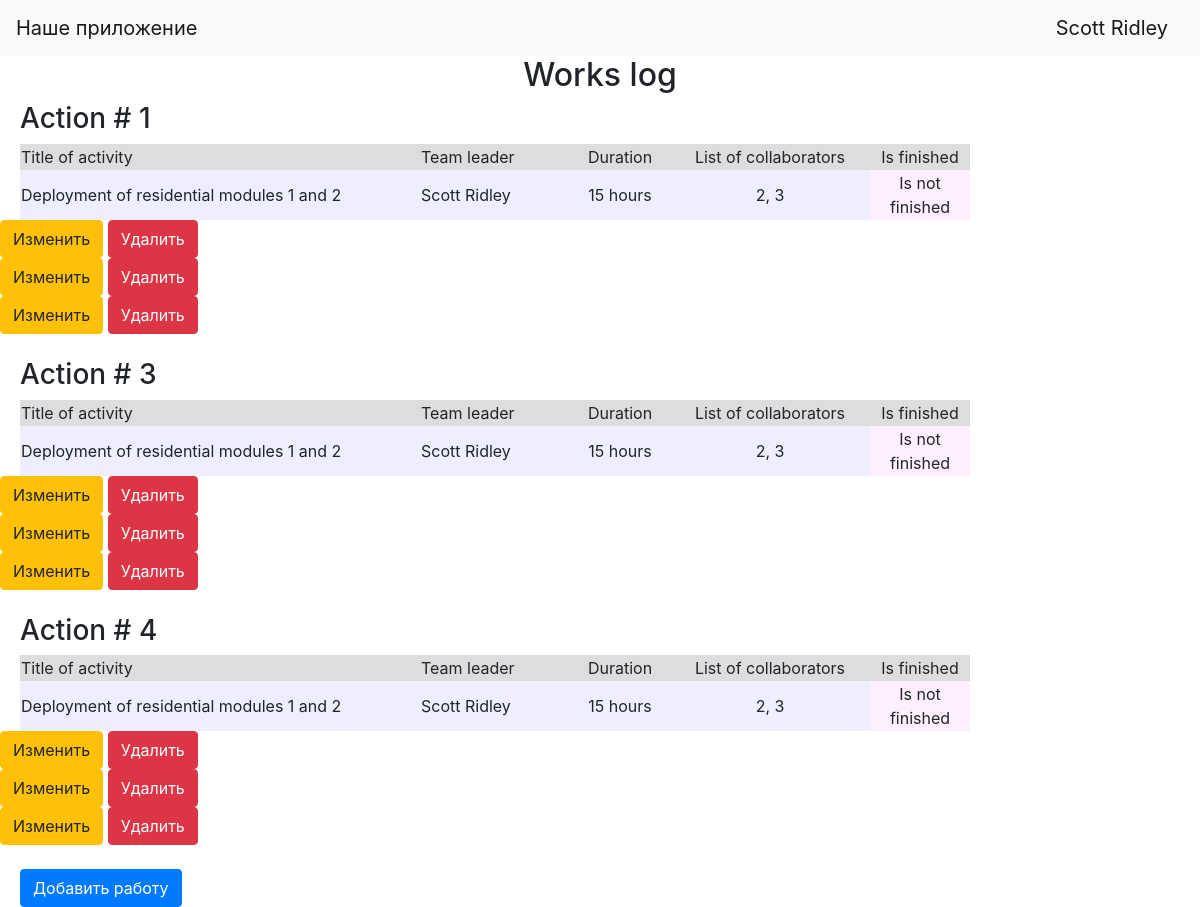
The page / (signed in) on the database its author committed.
### data/users.py (models this page shows, shortened)
class User(SqlAlchemyBase, UserMixin, SerializerMixin):
    __tablename__ = 'users'
    id = sqlalchemy.Column(sqlalchemy.Integer,
                           primary_key=True, autoincrement=True)
    surname = sqlalchemy.Column(sqlalchemy.String, nullable=True)
    name = sqlalchemy.Column(sqlalchemy.String, nullable=True)
    age = sqlalchemy.Column(sqlalchemy.Integer, nullable=True)
    position = sqlalchemy.Column(sqlalchemy.String, nullable=True)
    speciality = sqlalchemy.Column(sqlalchemy.String, nullable=True)
    address = sqlalchemy.Column(sqlalchemy.String, nullable=True)
    email = sqlalchemy.Column(sqlalchemy.String,
                              index=True, unique=True, nullable=True)
    hashed_password = sqlalchemy.Column(sqlalchemy.String, nullable=True)
    modified_date = sqlalchemy.Column(sqlalchemy.DateTime)
    jobs = orm.relationship("Jobs", back_populates='user')

### data/jobs.py (models this page shows, shortened)
class Jobs(SqlAlchemyBase, UserMixin, SerializerMixin):
    __tablename__ = 'jobs'
    id = sqlalchemy.Column(sqlalchemy.Integer,
                           primary_key=True, autoincrement=True)
    team_leader = sqlalchemy.Column(sqlalchemy.Integer, sqlalchemy.ForeignKey("users.id"))
    job = sqlalchemy.Column(sqlalchemy.String, nullable=True)
    work_size = sqlalchemy.Column(sqlalchemy.Integer, nullable=True)
    collaborators = sqlalchemy.Column(sqlalchemy.String, nullable=True)
    start_date = sqlalchemy.Column(sqlalchemy.DateTime, nullable=True)
    end_date = sqlalchemy.Column(sqlalchemy.DateTime, nullable=True)
    is_finished = sqlalchemy.Column(sqlalchemy.Boolean)
    user = orm.relationship('User')

### main.py (the view)
@app.route('/')
def index():
    db_sess = db_session.create_session()
    jobs = db_sess.query(Jobs).all()
    users = db_sess.query(User).all()
    names = {name.id: (name.surname, name.name) for name in users}
    return render_template("index.html", jobs=jobs, names=names)

### data/db_session.py (called while the page is built)
def create_session() -> Session:
    global __factory
    return __factory()

### main.py (called while the page is built)
@login_manager.user_loader
def load_user(user_id):
    db_sess = db_session.create_session()
    return db_sess.query(User).get(user_id)

### templates/index.html (shortened to what this page needs)
{% extends "base.html" %}
{% block content %}
<h2 align="center">Works log</h2>
{% for job in jobs %}
<h3>Action # {{ job.id }}</h3>
<div class="table_container">
    <table class="my_table">
        <tr class="my_row">
            <td class="title" width="400px" bgcolor="#dddddd">Title of activity</td>
            <td class="title" width="150px" bgcolor="#dddddd">Team leader</td>
            <td class="title" width="100px" bgcolor="#dddddd" align="center">Duration</td>
            <td class="title" width="200px" bgcolor="#dddddd" align="center">List of collaborators</td>
            <td class="title" width="100px" bgcolor="#dddddd" align="center">Is finished</td>
        </tr>
        <tr class="my_row">
            <td class="ordinary" bgcolor="#eeeeff">{{ job.job.capitalize() }}</td>
            <td class="ordinary" bgcolor="#eeeeff">{{ names[job.team_leader][0] }} {{ names[job.team_leader][1] }}</td>
            <td class="ordinary" bgcolor="#eeeeff" align="center">{{ job.work_size }} hours</td>
            <td class="ordinary" bgcolor="#eeeeff" align="center">{{ job.collaborators }}</td>
            {% if job.is_finished %}
            <td class="ordinary" bgcolor="#eeffee" align="center">Finished</td>
            {% else %}
            <td class="ordinary" bgcolor="#ffeeff" align="center">Is not finished</td>
            {% endif %}
        </tr>
    </table>
    {% for item in jobs %}
    {% if current_user.is_authenticated and current_user == item.user %}
    <div>
        <a href="/jobs/{{ item.id }}" class="btn btn-warning">
            Изменить
        </a>
        <a href="/jobs/{{ item.id }}" class="btn btn-danger">
            Удалить
        </a>
    </div>
{% endif %}
    {% endfor %}
</div>
<br>
{% endfor %}
<a style="margin-left: 20px" class="btn btn-primary" href="/add_job">Добавить работу</a>
{% endblock %}

### templates/base.html (shortened to what this page needs)
<!DOCTYPE html>
<html lang="en">
<head>
     <link rel="stylesheet"
          href="https://stackpath.bootstrapcdn.com/bootstrap/4.4.1/css/bootstrap.min.css"
>
    <link rel="stylesheet" href="../static/css/style.css">
</head>
<body>
<header>
    <nav class="navbar navbar-light bg-light">
        <a class="navbar-brand" href="/">Наше приложение</a>
        {% if current_user.is_authenticated %}
            <a class="navbar-brand" href="/logout">{{ current_user.surname }} {{ current_user.name }}</a>
        {% else %}
            <p>
                <a class="btn btn-primary " href="/register">Зарегистрироваться</a>
                <a class="btn btn-success" href="/login">Войти</a>
            </p>
        {% endif %}
    </nav>
</header>
{% block content %}
{% endblock %}
</body>
</html>

### static/css/style.css (style rules this page uses)
h3 { margin-left: 20px; }
table { margin-left: 20px; }

### rows shown on the page
User: surname "Scott", name "Ridley"
Jobs: id "1", job "Deployment of residential modules 1 and 2", team_leader.surname "Scott", team_leader.name "Ridley", work_size "15", collaborators "2, 3", is_finished "Is not finished"
Jobs: id "3", job "Deployment of residential modules 1 and 2", team_leader.surname "Scott", team_leader.name "Ridley", work_size "15", collaborators "2, 3", is_finished "Is not finished"
Jobs: id "4", job "Deployment of residential modules 1 and 2", team_leader.surname "Scott", team_leader.name "Ridley", work_size "15", collaborators "2, 3", is_finished "Is not finished"
